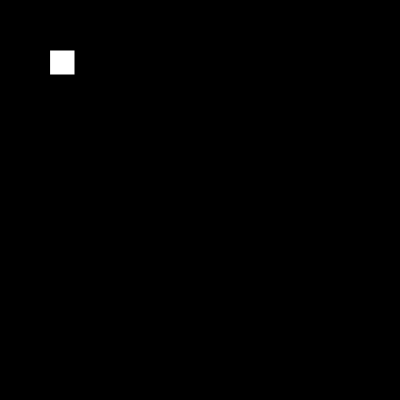
Frame 1 (no input)
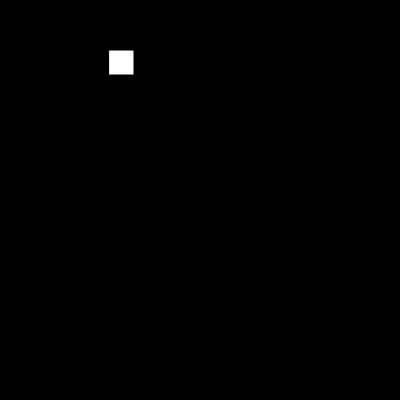
Frame 60 (no input)
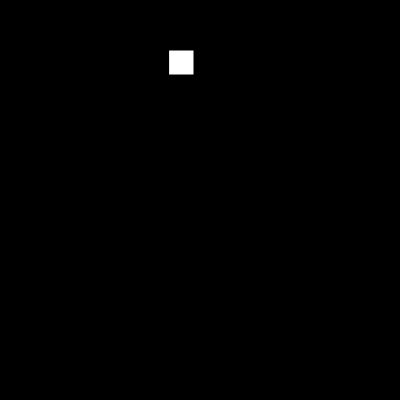
Frame 120 (the mouse pressed at the canvas centre since frame 60)

The p5.js sketch that drew these frames (run headless with seeded random() and noise() and a simulated clock; from frame 60 on, the mouse is pressed at the canvas centre):

// p5.js sketch
// ── sketch.js
// Project Title
// Your Name
// Date
//
// Extra for Experts:
// - describe what you did to take this project "above and beyond"


let x = 50;

function setup() {
  createCanvas(400, 400);
}

function draw() {
  background("black");
  fill("white");
  rect(x, 50, 25, 25);
  x++;
}
